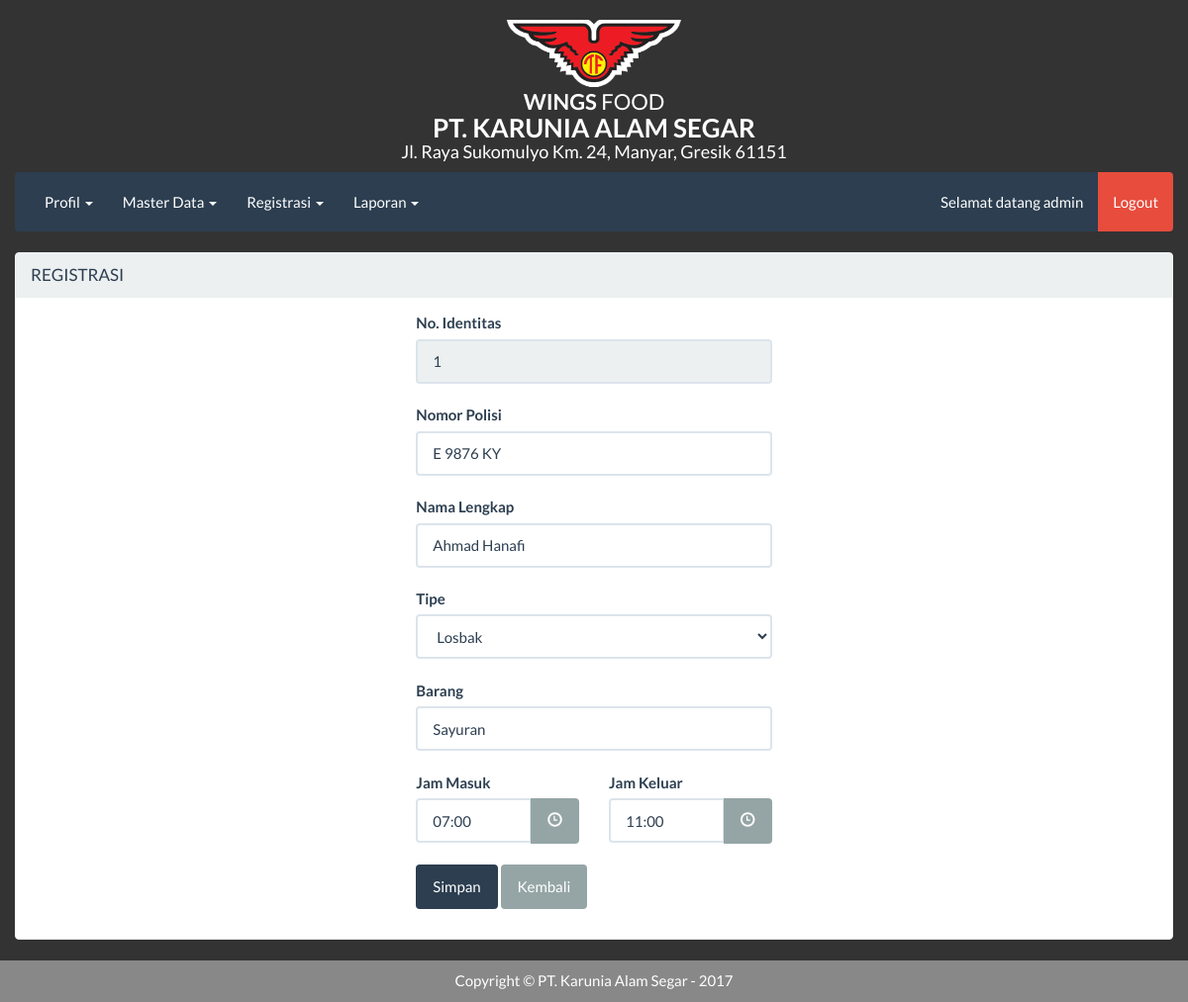
/dashboard.php?page=registrasi&act=edit&id=1 (signed in), run on the app's committed database.
### tables this page shows
CREATE TABLE `tb_user` (
  `id` int(11) NOT NULL,
  `username` varchar(40) NOT NULL,
  `password` varchar(255) NOT NULL,
  `nama_lengkap` varchar(50) NOT NULL,
  `jk` enum('L','P') NOT NULL,
  `alamat` text NOT NULL,
  `level` enum('admin','operator') NOT NULL
);

CREATE TABLE `tb_registrasi` (
  `id` int(11) NOT NULL,
  `nopol` varchar(30) NOT NULL,
  `nama_lengkap` varchar(100) NOT NULL,
  `type` enum('Truk tronton','Peti kemas','Truk Box','Truk tangki','Trailer','Dump truk','Truk Gandeng','Truk engkel','Losbak','Kontainer') NOT NULL,
  `barang` varchar(100) NOT NULL,
  `jam_masuk` time NOT NULL,
  `jam_keluar` time NOT NULL,
  `tanggal` date NOT NULL
);

### function/crud.php (called while the page is built, shortened)
<?php
function select($columns, $table, $conditions = NULL) {
	if ($conditions != NULL) {
		$sql = "SELECT $columns FROM $table WHERE $conditions ";
	} else {
		$sql = "SELECT $columns FROM $table";
	}
	return getData($sql);
}
function getData($sql){
	global $link;
	if ($data = mysqli_query($link, $sql)) {
		return $data;
	}
}
?>

### function/other.php (called while the page is built, shortened)
<?php
function escape($str)
{
	global $link;
	$string = mysqli_real_escape_string($link, $str);
	return $string;
}
?>

### pages/registrasi/edit.php (the view, shortened to what this page needs)
<?php
$id = abs(escape($_GET['id']));
$sql_id = select('*', 'tb_registrasi', "id = $id");
$data = mysqli_fetch_object($sql_id);
$pilihan = array("Truk tronton","Peti kemas", "Truk Box", "Truk tangki" , "Trailer" , "Dump truk" , "Truk Gandeng" , "Truk engkel", "Losbak","Kontainer");
?>
<div class="row">
	<div class="col-md-4 col-md-offset-4">
		<form action="" method="post" class="form-group">
			<label for="id">No. Identitas</label>
			<input type="text" name="id" class="form-control" placeholder="Nomor Identitas" readonly="on" value="<?= $data->id; ?>">
			<br>
			<label for="nopol">Nomor Polisi</label>
			<input type="text" name="nopol" class="form-control" placeholder="Nomor Polisi" value="<?= $data->nopol; ?>">
			<br>
			<label for="nama_lengkap">Nama Lengkap</label>
			<input type="text" name="nama_lengkap" class="form-control" placeholder="Nama Lengkap" value="<?= $data->nama_lengkap; ?>">
			<br>
			<label for="type">Tipe</label>
			<select name="type" class="form-control">
				<?php foreach ($pilihan as $pil) : ?>
					<?php if ($pil == $data->type): ?>
						<option value="<?= $pil; ?>" selected><?= $pil; ?></option>";
					<?php else: ?>
						<option value="<?= $pil; ?>"><?= $pil; ?></option>";
					<?php endif ?>
				<?php endforeach; ?>
			</select>
			<br>
			<label for="barang">Barang</label>
			<input type="text" name="barang" class="form-control" placeholder="Barang" value="<?= $data->barang; ?>">
			<br>
			<div class="row">
				<div class="col-md-6">
					<label for="jam_masuk">Jam Masuk</label>
					<div class="input-group date" id="time-picker1">
						<input type="text" name="jam_masuk" class="form-control" placeholder="MM:ss" value="<?= $data->jam_masuk; ?>">
						<span class="input-group-btn">
							<button class="btn btn-default" type="button" name="select-time1"><i class="glyphicon glyphicon-time"></i></button>
						</span>
					</div>
				</div>
				<div class="col-md-6">
					<label for="jam_keluar">Jam Keluar</label>
					<div class="input-group time" id="time-picker2">
						<input type="text" name="jam_keluar" class="form-control" placeholder="MM:ss" value="<?= $data->jam_keluar; ?>">
						<span class="input-group-btn">
							<button class="btn btn-default" type="button" name="select-time2"><i class="glyphicon glyphicon-time"></i></button>
						</span>
					</div>
				</div>
			</div>
			<br>
			<input type="submit" class="btn btn-primary" name="submit" value="Simpan">
			<a href="?page=registrasi" class="btn btn-default">Kembali</a>
		</form>
	</div>
</div>

### dashboard.php (shortened to what this page needs)
<?php
if (isset($_SESSION['admin']) || isset($_SESSION['operator'])) {
$user_login = isset($_SESSION['admin']) ? $_SESSION['admin'] : $_SESSION['operator'];
$admin = select('*', 'tb_user', "id = $user_login");
$data = mysqli_fetch_array($admin);
?>
<!DOCTYPE html>
<html lang="en">
<head>
</head>
<link rel="stylesheet" href="assets/css/bootstrap.min.css">
<link rel="stylesheet" href="assets/css/bootstrap-datepicker.min.css">
<link rel="stylesheet" href="assets/css/bootstrap-datetimepicker.min.css">
<link rel="stylesheet" href="assets/css/dataTables.bootstrap.min.css">
<link rel="stylesheet" href="assets/css/style.css">
<body>
	<div id="content">
		<header>
			<img src="images/logo.png" alt="" class="img img-responsive">
			<h1 class="brands"><strong>WINGS</strong> FOOD</h1>
			<h3 class="brand-title">PT. KARUNIA ALAM SEGAR</h3>
			<h5 class="address-title">Jl. Raya Sukomulyo Km. 24, Manyar, Gresik 61151</h5>
		</header>
		<div class="container-fluid">
			<nav class="navbar navbar-default">
				<div class="container-fluid">
					<div class="collapse navbar-collapse" id="bs-example-navbar-collapse-1">
						<ul class="nav navbar-nav navbar-left">
							<li class="dropdown">
								<a href="#" class="dropdown-toggle" data-toggle="dropdown" role="button" aria-haspopup="true" aria-expanded="false">Profil <span class="caret"></span></a>
							</li>
							<?php if($data['level'] == "admin"): ?>
							<li class="dropdown">
								<a href="#" class="dropdown-toggle" data-toggle="dropdown" role="button" aria-haspopup="true" aria-expanded="false">Master Data <span class="caret"></span></a>
							</li>
							<li class="dropdown">
								<a href="#" class="dropdown-toggle" data-toggle="dropdown" role="button" aria-haspopup="true" aria-expanded="false">Registrasi <span class="caret"></span></a>
							</li>
							<?php endif; ?>
							<li class="dropdown">
								<a href="#" class="dropdown-toggle" data-toggle="dropdown" role="button" aria-haspopup="true" aria-expanded="false">Laporan <span class="caret"></span></a>
							</li>
						</ul>
						<ul class="nav navbar-nav navbar-right">
							<li class="dropdown">
								<a href="#" class="dropdown-toggle marquee" data-toggle="dropdown" role="button" aria-haspopup="true" aria-expanded="false"><span>Selamat datang <?= $data['username']; ?></span></a>
							</li>
							<li class="logout"><a href="logout.php" onclick="return confirm('Apakah Anda yakin akan keluar ?');">Logout</a></li>
						</ul>
					</div>
				</div>
			</nav>
			<div class="panel panel-default panel-sm">
				<div class="panel-heading">
					<div class="panel-title">
						<?php
							$header = (isset($_GET['page'])) ? $_GET['page'] : 'Admin Dashboard';
							echo strtoupper(str_replace("_", " ", $header));
						?>
					</div>
				</div>
				<div class="panel-body">
					<?php include_once 'pages/routes.php'; ?>
				</div>
			</div>
		</div>
		<footer>
			Copyright &copy; PT. Karunia Alam Segar - <?php echo date('Y'); ?>
		</footer>
	</div>
</body>
</html>
<?php } else {
	redirect('index.php');
} ?>

### assets/css/style.css (style rules this page uses)
header { margin:0 auto !important; text-align: center !important; }
header img { margin:20px auto 3px auto !important; width: 15%; text-align: center !important; }
body { background: #333; }
.brands { margin:0px; color: #fff; font-size: 22px; }
.brand-title { margin:0px !important; font-weight: bold; color: #fff; }
.address-title { margin-top: 0px !important; font-size: 18px; font-weight: normal; color: #fff; }
footer { width: 100%; text-align: center; color: #fff; background: #888; padding:10px; }
.navbar-collapse { padding-right: 0px !important; padding-left: 0px !important; }
.logout { background: #e74c3c; border-bottom-right-radius: 4px; border-top-right-radius: 4px; }

### data on the page
tb_user: username "admin"
tb_registrasi: id "1", nopol "E 9876 KY", nama_lengkap "Ahmad Hanafi", type "Losbak", barang "Sayuran", jam_masuk "07:00", jam_keluar "11:00"

### other printed values
str_replace("_", " ", $header) "REGISTRASI"
